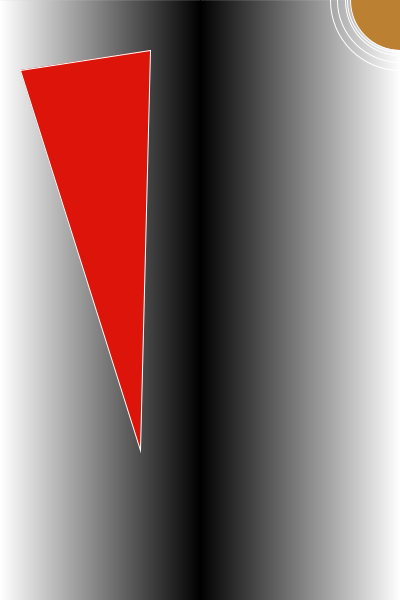
Frame 1 (no input)
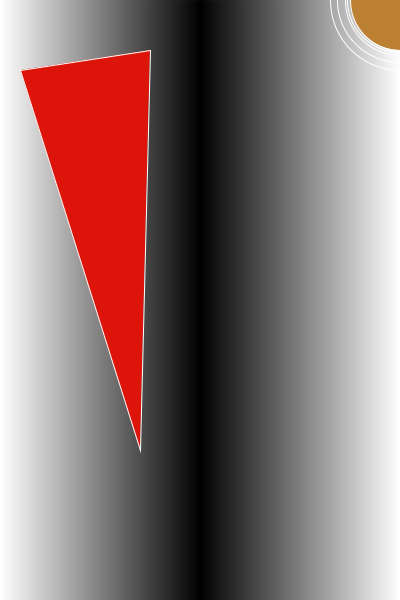
Frame 2 (the mouse pressed at the canvas centre, redrawn once)

The Processing sketch that drew these frames (run headless with seeded random() and noise(); the mouse was pressed at the canvas centre and the sketch redrawn once):

// Processing sketch: processing_70923
// ── processing_70923.pde

// Constants
int Y_AXIS = 1;
int X_AXIS = 2;
color b1, b2, c1, c2;

void setup(){
  size(400,600);
  smooth();
  
   // Define colors
  b1 = color(255);
  b2 = color(0);
  c1 = color(204, 102, 0);
  c2 = color(0, 102, 153);

  noLoop();
}

void draw(){
  // Background
  setGradient(0, 0, width/2, height, b1, b2, X_AXIS);
  setGradient(width/2, 0, width/2, height, b2, b1, X_AXIS);
  
  //big red triangle
  fill(220,20,10);
  triangle(20,70,150,50,140,450);
  
  //main sun
  fill(188,128,51);
  ellipse(400,0,100,100);
  
  //sun rings
  noFill();
  ellipse(400,0,105,105);
  ellipse(400,0,110,110);
  ellipse(400,0,125,125);
  ellipse(400,0,140,140);


  
}

void setGradient(int x, int y, float w, float h, color c1, color c2, int axis ) {

  noFill();

  if (axis == Y_AXIS) {  // Top to bottom gradient
    for (int i = y; i <= y+h; i++) {
      float inter = map(i, y, y+h, 0, 1);
      color c = lerpColor(c1, c2, inter);
      stroke(c);
      line(x, i, x+w, i);
    }
  }  
  else if (axis == X_AXIS) {  // Left to right gradient
    for (int i = x; i <= x+w; i++) {
      float inter = map(i, x, x+w, 0, 1);
      color c = lerpColor(c1, c2, inter);
      stroke(c);
      line(i, y, i, y+h);
    }
  }
}
